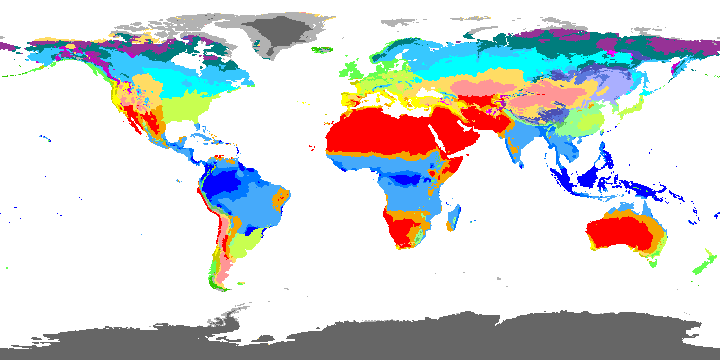
#> input picture experiments/ERA5/Beck_KG_V1_future_0p5.tif, 720 x 360 px
$ jupyter execute --allow-errors 1.ipynb
#> lines starting #> are read from the running program, lines starting #| are printed output that depends on the picture
[cell 1]
import numpy as np
#> (the rest of this cell did not finish here and is left out)

#> (a cell that did not finish here is left out)

#> (a cell that did not finish here is left out)

#> (a cell that did not finish here is left out)

[cell 5]
import matplotlib.pyplot as plt

[cell 6]
plt.figure(figsize=(20,10))
#> (the rest of this cell did not finish here and is left out)

[cell 7]
import numpy as np
#> (the rest of this cell did not finish here and is left out)

#> (a cell that did not finish here is left out)

[cell 9]
import numpy as np

from libtiff import TIFF
#> (the rest of this cell did not finish here and is left out)

[cell 10]
import cv2

#> (a cell that did not finish here is left out)

#> (a cell that did not finish here is left out)

[cell 13]
from PIL import Image

[cell 14]
im = Image.open('Beck_KG_V1_future_0p5.tif')
#> im is the input picture: PIL image 720x360 P; mean R, G, B 209.6, 211.7, 211.4

[cell 15]
a =np.array(im)
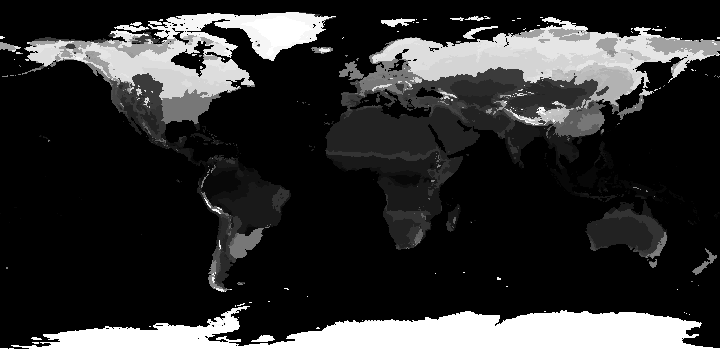
#> a: shape (360, 720); min 0, max 30, mean 6.4; drawn with min black and max white

[cell 16]
a.shape
#> Out = (360, 720)

[cell 17]
plt

[cell 18]
a =plt.imread('Beck_KG_V1_future_0p5.tif')
#> a: shape (360, 720, 4)
